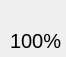
<?xml version="1.0" encoding="UTF-8"?>
<ui version="4.0">
 <class>BatteryIndicator</class>
 <widget class="QWidget" name="BatteryIndicator">
  <property name="geometry">
   <rect>
    <x>0</x>
    <y>0</y>
    <width>66</width>
    <height>57</height>
   </rect>
  </property>
  <property name="maximumSize">
   <size>
    <width>1600</width>
    <height>1600</height>
   </size>
  </property>
  <property name="windowTitle">
   <string>Form</string>
  </property>
  <widget class="QLabel" name="batteryLevel">
   <property name="geometry">
    <rect>
     <x>10</x>
     <y>30</y>
     <width>51</width>
     <height>21</height>
    </rect>
   </property>
   <property name="font">
    <font>
     <pointsize>15</pointsize>
    </font>
   </property>
   <property name="text">
    <string>100%</string>
   </property>
  </widget>
 </widget>
 <resources/>
 <connections/>
</ui>
